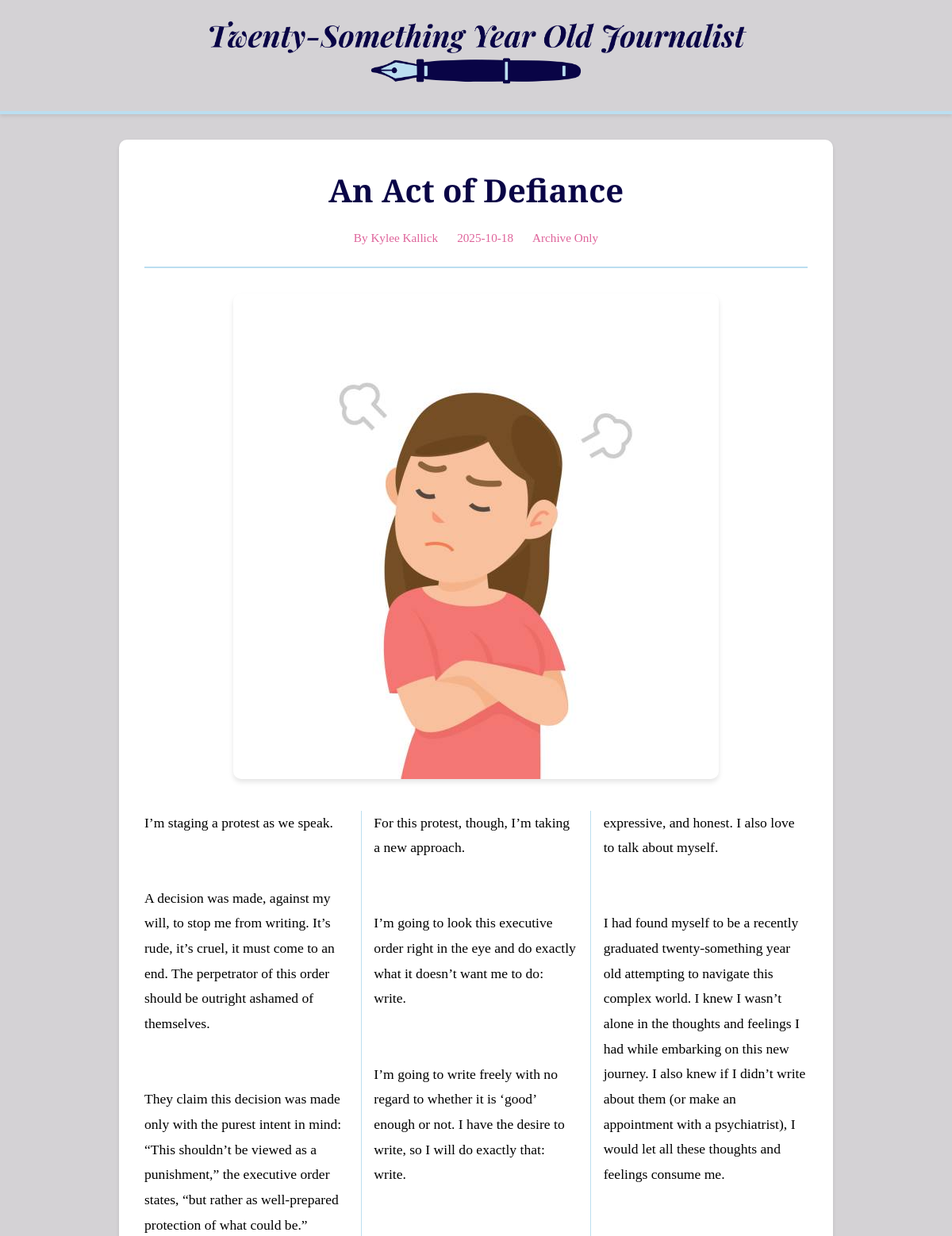
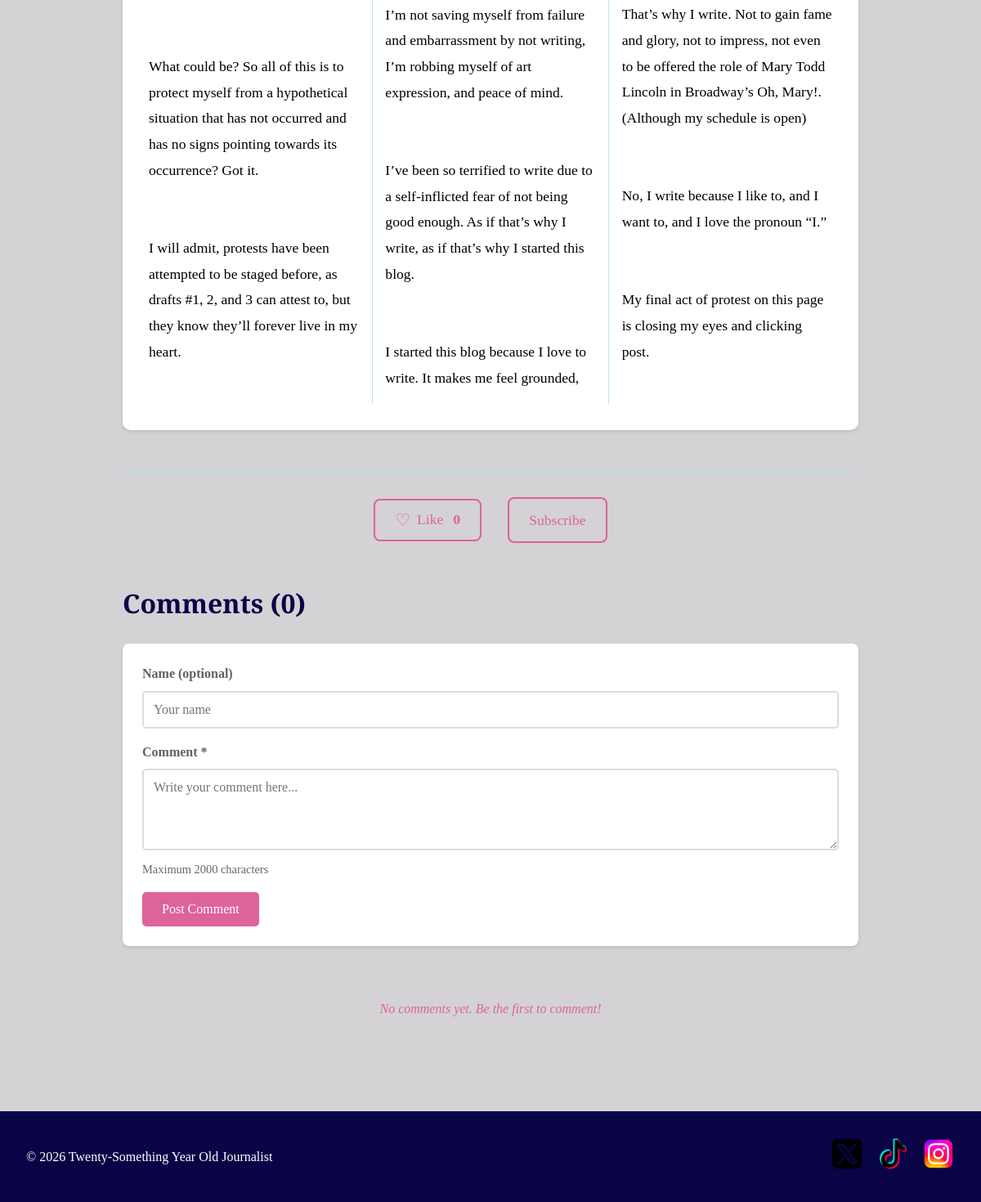
The app's page /article/an-act-of-defiance with its own data (2 pictures, top to bottom).
### tables this page shows
CREATE TABLE articles (
            id INTEGER PRIMARY KEY AUTOINCREMENT,
            title TEXT NOT NULL,
            slug TEXT UNIQUE NOT NULL,
            author_name TEXT NOT NULL,
            category TEXT NOT NULL,
            published_date DATE NOT NULL,
            cover_image_filename TEXT NOT NULL,
            content_html TEXT NOT NULL
        , short_summary TEXT DEFAULT "Short summary of the article will go here eventually");

### app.py (the view)
@app.route('/article/<slug>')
def article_detail(slug):
    conn = get_db()
    cursor = conn.cursor()
    cursor.execute('SELECT * FROM articles WHERE slug = ?', (slug,))
    article = cursor.fetchone()
    if not article:
        conn.close()
        flash('Article not found.', 'error')
        return redirect(url_for('home'))
    article_id = article['id']
    cursor.execute('SELECT COUNT(*) as count FROM likes WHERE article_id = ?', (article_id,))
    like_count = cursor.fetchone()['count']
    viewer_token = get_or_create_viewer_token()
    cursor.execute('SELECT id FROM likes WHERE article_id = ? AND viewer_token = ?', (article_id, viewer_token))
    has_liked = cursor.fetchone() is not None
    cursor.execute('''
        SELECT * FROM comments
        WHERE article_id = ? AND is_approved = 1
        ORDER BY created_at DESC
    ''', (article_id,))
    comments = cursor.fetchall()
    conn.close()
    response = make_response(render_template('article.html',
        article=article,
        like_count=like_count,
        has_liked=has_liked,
        comments=comments))
    if not request.cookies.get('viewer_token'):
        response = set_viewer_token_cookie(response, viewer_token)
    return response

### app.py (called while the page is built)
def get_db():
    conn = sqlite3.connect('blog.db')
    conn.row_factory = sqlite3.Row
    return conn

def get_or_create_viewer_token():
    viewer_token = request.cookies.get('viewer_token')
    if not viewer_token:
        viewer_token = str(uuid.uuid4())
    return viewer_token

def set_viewer_token_cookie(response, viewer_token):
    response.set_cookie('viewer_token', viewer_token, max_age=365*24*60*60)  # 1 year
    return response

@app.template_filter('cover_image_url')
def cover_image_url(filename):
    if filename == 'cover_image.png':
        return url_for('static', filename='graphics/cover_image.png')
    else:
        return url_for('static', filename=f'uploads/{filename}')

### templates/article.html (shortened to what this page needs)
{% extends "base.html" %}
{% block content %}
<div class="article-container" data-article-id="{{ article['id'] }}">
    <article class="article-detail">
        <div class="article-header">
            <h1 class="article-title">{{ article['title'] }}</h1>
            <div class="article-meta">
                <span class="article-author">By {{ article['author_name'] }}</span>
                <span class="article-date">{{ article['published_date'] }}</span>
                <span class="article-category">{{ article['category'] }}</span>
            </div>
        </div>
        <div class="article-cover">
            <img src="{{ article['cover_image_filename'] | cover_image_url }}"
                 alt="{{ article['title'] }}" class="article-cover-image">
        </div>
        <div class="article-content">
            {{ article['content_html'] | safe }}
        </div>
    </article>
    <div class="article-interactions">
        <div class="like-section">
            <button id="likeBtn" class="like-btn {% if has_liked %}liked{% endif %}" data-article-slug="{{ article['slug'] }}">
                <span class="like-icon">{% if has_liked %}♥{% else %}♡{% endif %}</span>
                <span class="like-text">{% if has_liked %}Liked{% else %}Like{% endif %}</span>
                <span class="like-count" id="likeCount">{{ like_count }}</span>
            </button>
            <a href="{{ url_for('subscribe') }}" class="subscribe-btn-inline">Subscribe</a>
        </div>
        <div class="comments-section">
            <h2 class="comments-title">Comments ({{ comments|length }})</h2>
            <form class="comment-form" method="POST" action="{{ url_for('post_comment', slug=article['slug']) }}">
                <div class="form-group">
                    <label for="display_name">Name (optional)</label>
                    <input type="text" id="display_name" name="display_name" maxlength="40" placeholder="Your name">
                </div>
                <div class="form-group">
                    <label for="content">Comment *</label>
                    <textarea id="content" name="content" rows="4" required maxlength="2000" placeholder="Write your comment here..."></textarea>
                    <small>Maximum 2000 characters</small>
                </div>
                <button type="submit" class="btn-primary">Post Comment</button>
            </form>
            <div class="comments-list">
                {% if comments %}
                    {% for comment in comments %}
                    <div class="comment-item">
                        <div class="comment-header">
                            <span class="comment-author">{{ comment['display_name'] }}</span>
                            <span class="comment-date">{{ comment['created_at'][:10] }}</span>
                        </div>
                        <div class="comment-content">{{ comment['content'] }}</div>
                    </div>
                    {% endfor %}
                {% else %}
                    <p class="no-comments">No comments yet. Be the first to comment!</p>
                {% endif %}
            </div>
        </div>
    </div>
</div>
{% endblock %}

### records on screen
articles: title "An Act of Defiance", author_name "Kylee Kallick", published_date "2025-10-18", category "Archive Only", cover_image_filename|cover_image_url (picture), content_html "I’m staging a protest as we speak. A decision was made, against my will, to stop me from writing. It’s rude, it’s cruel, it must come to an end. The perpetrator of this order should be outright ashamed of themselves. They claim this decision was made only with the purest intent in mind: “This shouldn’t be viewed as a punishment,” the executive order states, “but rather as well-prepared protection of what could be.” What could be? So all of this is to protect myself from a hypothetical situation that has not occurred and has no signs pointing towards its occurrence? Got it. I will admit, protests have been attempted to be staged before, as drafts #1, 2, and 3 can attest to, but they know…"

### other values on screen
{{ like_count }} "0"
{{ comments|length }} "0"
